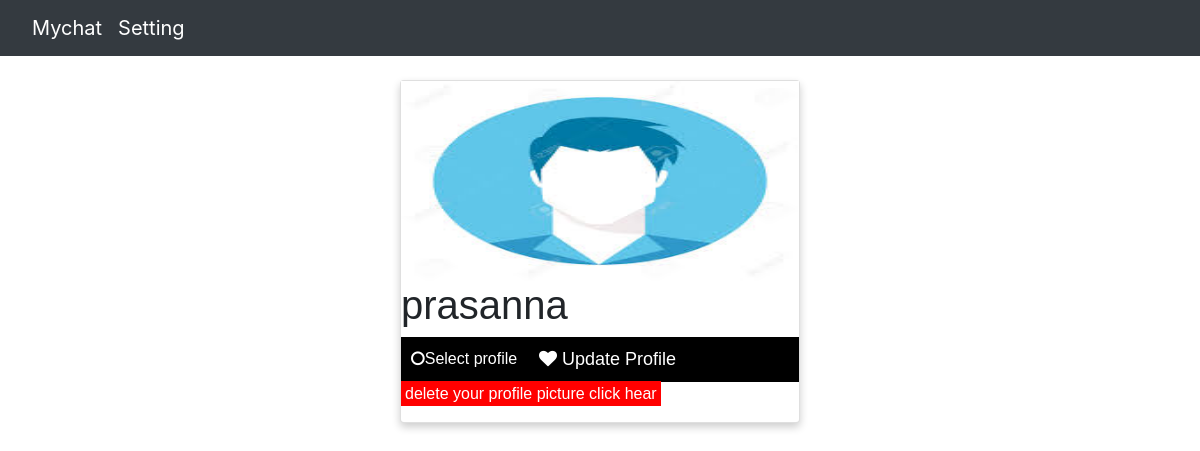
The app's page /upload.php (signed in) with its own data.
### tables this page shows
CREATE TABLE `users` (
  `user_id` int(11) NOT NULL,
  `user_name` varchar(100) NOT NULL,
  `user_pass` varchar(100) NOT NULL,
  `user_email` varchar(100) NOT NULL,
  `user_profile` varchar(255) NOT NULL,
  `user_location` text NOT NULL,
  `user_gender` text NOT NULL,
  `forgotten_answer` varchar(100) NOT NULL,
  `log_in` varchar(7) NOT NULL
);

### upload.php (the view, shortened to what this page needs)
<!DOCTYPE html>
<?php
    include("include/connection.php");
    include("include/header.php");
?>
<html lang="en">
<head>
    <link rel="stylesheet" href="https://maxcdn.bootstrapcdn.com/bootstrap/4.1.3/css/bootstrap.min.css">
    <link rel="stylesheet" href="https://maxcdn.bootstrapcdn.com/font-awesome/4.7.0/css/font-awesome.min.css">
</head>
<body>
    <?php
        $user = $_SESSION['user_email'];
        $get_user = "select * from users where user_email = '$user'";
        $run_user = mysqli_query($con , $get_user);
        $row = mysqli_fetch_array($run_user);
        $user_name = $row['user_name'];
        $user_profile = $row['user_profile'];
        echo "
                <div class='card'>
                    <img src='$user_profile'>
                    <h1>$user_name</h1>
                    <form method='post' enctype='multipart/form-data'>
                        <label id='update_profile'><i class='fa fa-circle-o' aria-hidden='true'></i> Select profile
                        <input type = 'file' name='u_image' size='60'>
                        </label>
                        <button id='button_profile' name='update'>&nbsp&nbsp&nbsp<i class='fa fa-heart'
                        aria-hidden='true'></i> Update Profile</button>
                    </form>
                    <p> <a href=\"deleteprofile.php?x=y&image={$row['user_profile']}\">delete your profile picture click hear</a> </p>
                </div><br><br>
            ";
    ?>
</body>
</html>

### upload.php (style rules this page uses)
.card { box-shadow: 0 4px 8px 0 rgba(0,0,0,0.2); max-width: 400px; margin: auto; text-aling: center; font-family: arial; }
.card img { height: 200px; }
.card a { background-color: red; text-aling: center; color:white; padding:4px; }
button { border: none; outline: 0; display: inline-block; padding: 9px; color: white; background-color: #000; text-aling:center; cursor: pointer; width: 100%; font-size:18px; }
#update_profile { position: absolute; cursor: pointer; padding: 10px; border-radius: 4px; color:white; background-color: #000; }
label { padding:7px; display: table; color:#fff; }

### records on screen
users: user_profile (picture), user_name "prasanna"
